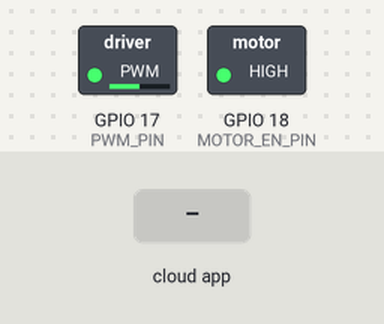
Simulated run of this sketch. Board: ESP32. On the bench: switched loads named in the sketch (green lamp = pin HIGH). Inputs (shaded band) come from the test bench. The ROS host is connected and sends only what is stated.

Above: at 1.2 s.
1.3 s: the phone or cloud app sets motor_ctrl to 45
At 1.8 s:
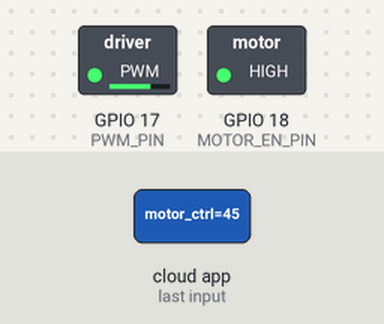
2.8 s: the phone or cloud app sets motor_ctrl to 90
At 3.1 s:
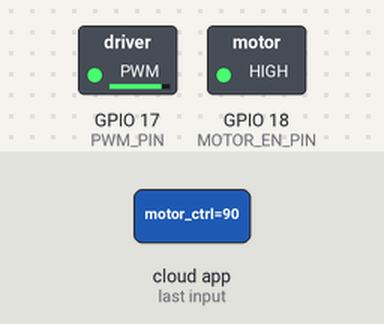
4.3 s: the phone or cloud app sets motor_ctrl to 0
At 5.4 s:
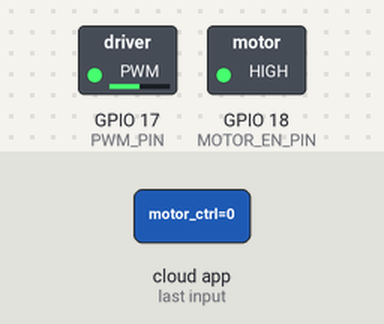
Timing chart, 0 to 7.3 s (numbered marks = the images above; inputs shaded):
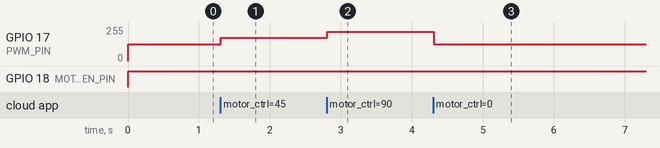

The sketch:

motor_control_escon.ino
```cpp
/* [ DC motor control with ESCON ]
 *  version : 1.0 (20220422)
 *  Auther  : Kazuki Ito
 */

#undef   ESP32
#include <ros.h> //ESP32 USB serial mode
#define  ESP32
#include <std_msgs/Int16.h>

/* ==== User setting ==== */
//motor driver setting
#define PWM_FREQUENCY  3000 //PWM pulse frequency
#define PWM_RESOLUTION 10   //Duty ratio resolution, 10bit (0~1023)

//ESP32 pin number setting
#define MOTOR_EN_PIN 18     //pin number connect with ESCON EN channel
#define PWM_PIN      17     //pin number connect with ESCON PWM channel
/* ====================== */

#define MOTOR_0        0    //PWM channel

double motor_cmd = 0;         // motor command speed, specified as an integer value from -100 to 100.
int pwm_cmd   = 0;

//ros setting
ros::NodeHandle nh;

void messageCb( const std_msgs::Int16& ctrl_msg ){
  motor_cmd = ctrl_msg.data/100.0; //-100~100 => -1 ~ 1
}

//subscriber
  ros::Subscriber<std_msgs::Int16> sub( "motor_ctrl", &messageCb );

void setup() {
  //ros mode
  nh.getHardware()->setBaud( 57600 );
  nh.initNode();
  nh.subscribe( sub );
  //nh.advertise(pub);

  //pin setting
  pinMode( MOTOR_EN_PIN, OUTPUT );

  //pwm setting
  ledcSetup( MOTOR_0, PWM_FREQUENCY, PWM_RESOLUTION );
  ledcAttachPin( PWM_PIN, MOTOR_0 );

  //desable ESCON (safety)
  digitalWrite( MOTOR_EN_PIN, LOW );

}

void loop() {
  if ( nh.connected() ){
    //convert motor command to duty ratio
    pwm_cmd = constrain( motor_cmd * 409.2 + 511, 103, 920 ); //-1~1 => -409.2 ~ 409.2

    digitalWrite( MOTOR_EN_PIN, HIGH );
    ledcWrite( MOTOR_0, pwm_cmd );

  }else{
    pwm_cmd = 511;
    digitalWrite( MOTOR_EN_PIN, LOW );
    ledcWrite( MOTOR_0, 511 );
  }

  nh.spinOnce();
  delay(5);

}
```

Measured:
- after the input at 1.3 s, GPIO 17 (PWM_PIN): 127/255 → 173/255 at once
- after the input at 2.8 s, GPIO 17 (PWM_PIN): 173/255 → 219/255 at once
- after the input at 4.3 s, GPIO 17 (PWM_PIN): 219/255 → 127/255 at once
